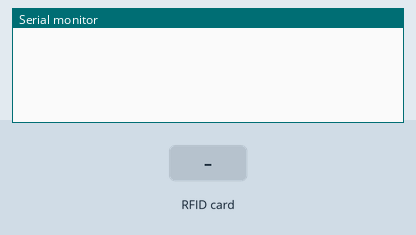
Bench run of a sketch on a simulated Arduino Uno, built with avr-gcc and run on an emulated ATmega328P. Parts: the last lines printed to the serial monitor. The test bench sets the inputs (shaded band).

Above: at 1.2 s.
1.3 s: RFID card 04 65 B2 42 CD 21 90 held to the reader
At 2.1 s:
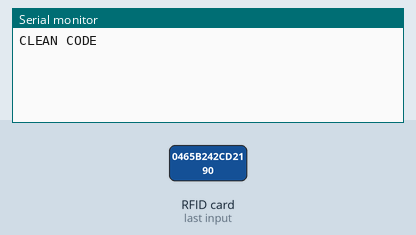
2.8 s: RFID card 1D 5C 7B 36 held to the reader
At 3.4 s:
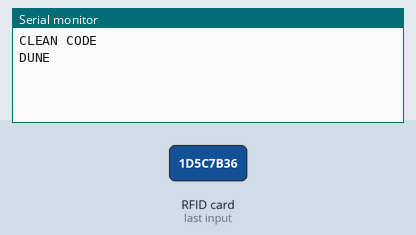

The sketch:

rfid_write.ino
```cpp
#include <SPI.h>
#include <MFRC522.h>

#define SS_PIN 10
#define RST_PIN 9
MFRC522 mfrc522(SS_PIN, RST_PIN);   // Create MFRC522 instance.

void setup()
{
    Serial.begin(9600);   // Initiate a serial communication
    SPI.begin();          // Initiate  SPI bus
    mfrc522.PCD_Init();   // Initiate MFRC522
}

void loop()
{
    // Look for new cards
    if (!mfrc522.PICC_IsNewCardPresent()) {
        return;
    }

    // Select one of the cards
    if (!mfrc522.PICC_ReadCardSerial()) {
        return;
    }

    // Show UID on serial monitor
    String content= "";
    byte letter;
    for (byte i = 0; i < mfrc522.uid.size; i++) {
        content.concat(String(mfrc522.uid.uidByte[i] < 0x10 ? " 0" : " "));
        content.concat(String(mfrc522.uid.uidByte[i], HEX));
    }
    content.toUpperCase();
    // timezone 04 65 B2 42 CD 21 90 "CLEAN CODE"
    // gameon 1D 5C 7B 36 "DUNE"
    if (content.substring(1) == "04 65 B2 42 CD 21 90")
    {
        Serial.write("CLEAN CODE\n");
        delay(1000);
    } else if (content.substring(1) == "1D 5C 7B 36") {
        Serial.write("DUNE\n");
        delay(1000);
    }
}
```

Measured:
- after the input at 1.3 s, the serial monitor: prints a new line at once (image 1)
- after the input at 2.8 s, the serial monitor: prints a new line at once (image 2)
